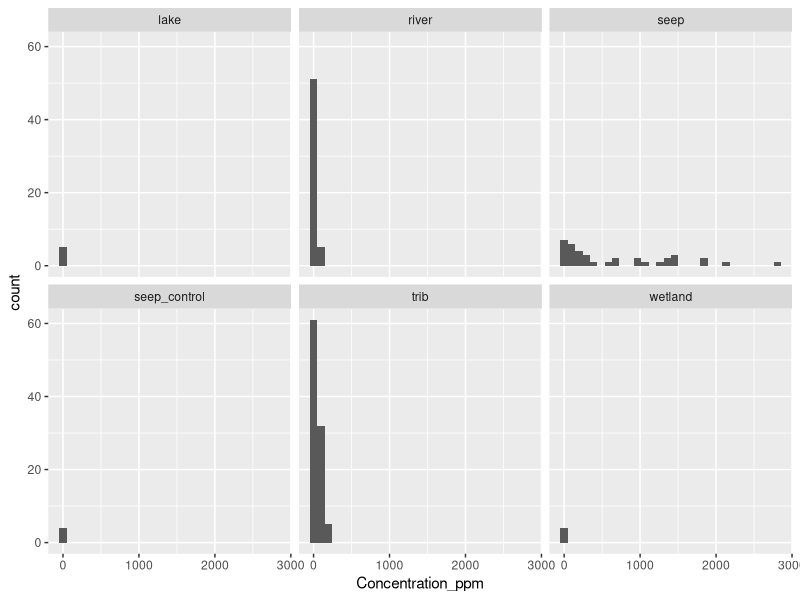
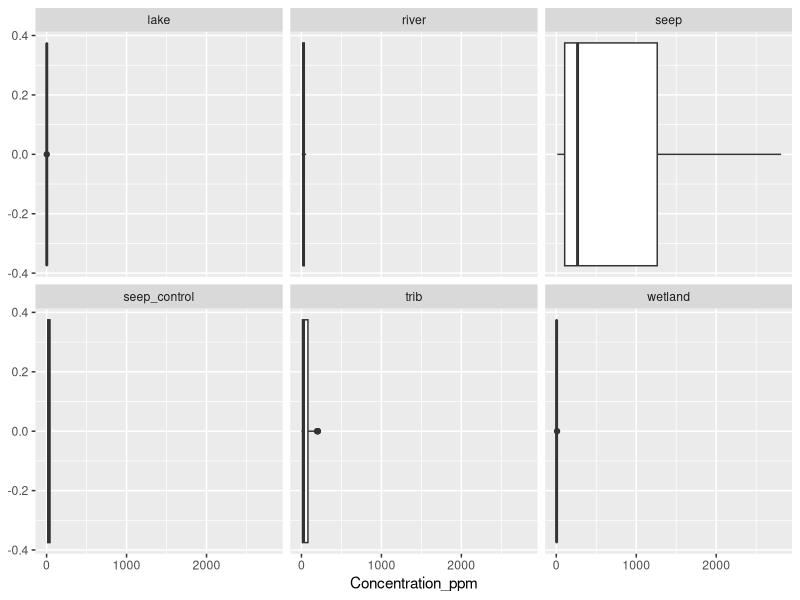
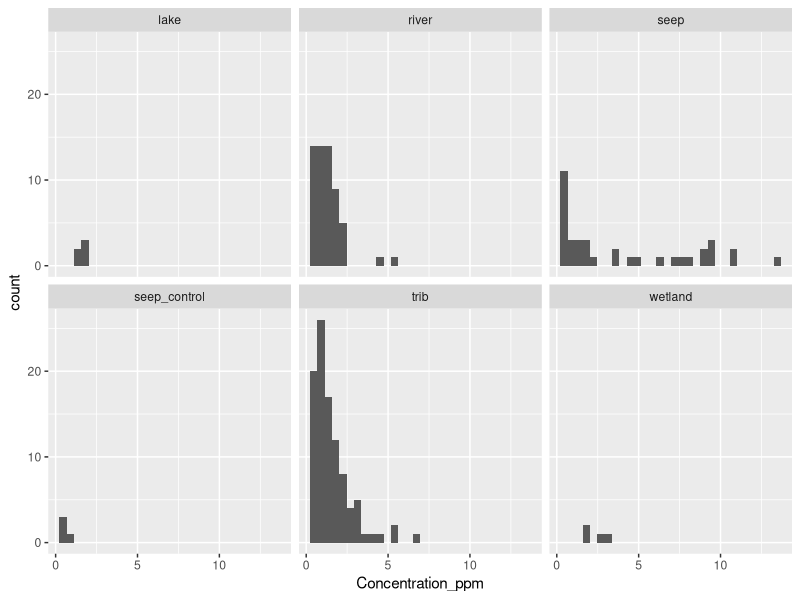
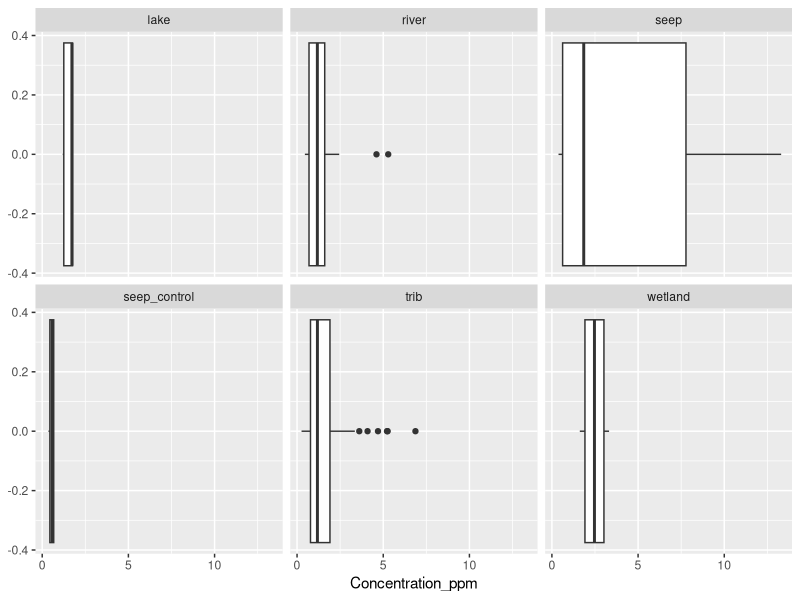
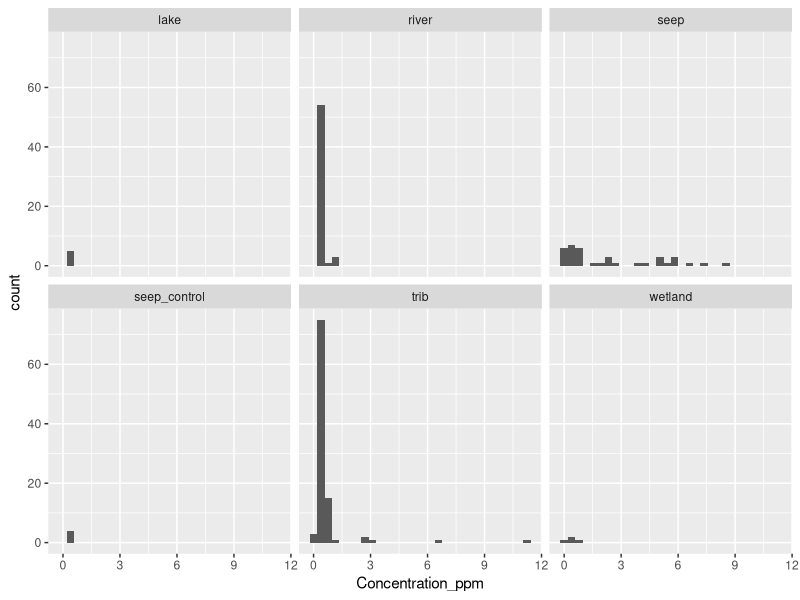
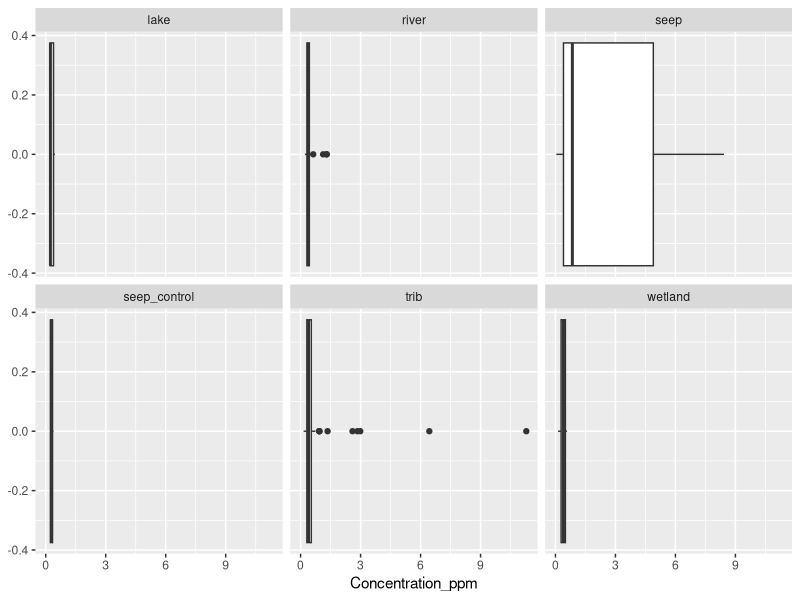
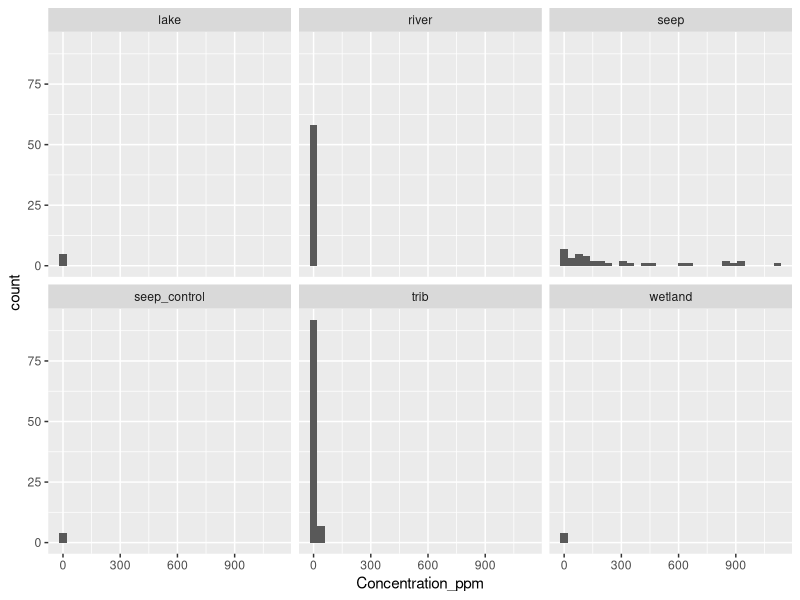
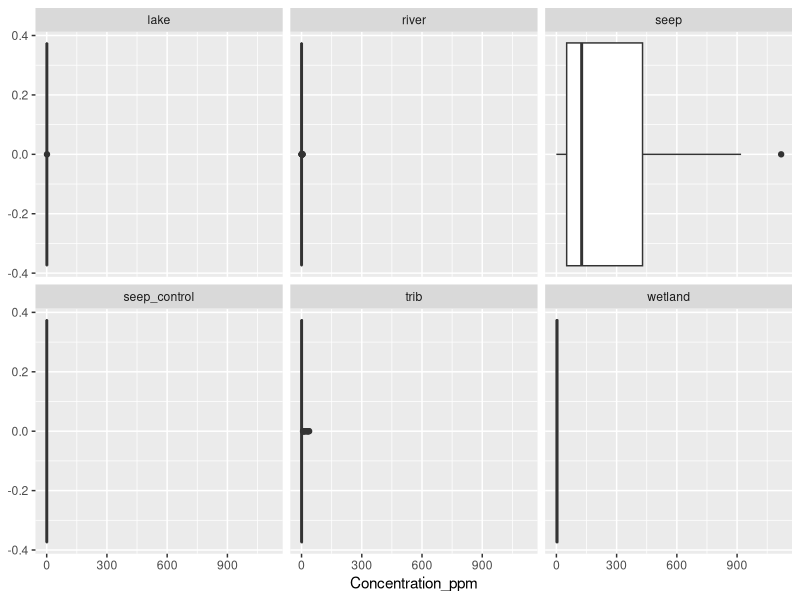

Here is the R script that generated these plots, in order:
## ---- chunk 1
#| warning: false #hides output from this chunk in rendered document so libraries don't show.
rm(list = ls())
library(tidyverse)
library(here)
library(ggfortify)
library(multcomp)
Stream = read.csv(here("Data", "Bazuro_Capstone_Final.csv"))
Stream2 = read.csv(here("Data", "Bazuro_Capstone_Final2.csv"))
## ---- chunk 2
Stream$Element <- as.factor(Stream$Element) #changes the Element variable into a factor
Stream$Type <- as.factor(Stream$Type) #changes the Type variable into a factor
## ---- chunk 3
Stream |> filter(Element == "Mg") |> ggplot(aes(Concentration_ppm))+ #filters for only mg
  geom_histogram()+
  facet_wrap(~Type) #creates individual plots for each body of water
## ---- chunk 4
Stream |> filter(Element == "Mg") |> ggplot(aes(Concentration_ppm))+
  geom_boxplot()+
  facet_wrap(~Type)
## ---- chunk 5
Stream |> filter(Element == "Na") |> ggplot(aes(Concentration_ppm))+ #filters for only Na
  geom_histogram()+
  facet_wrap(~Type)
## ---- chunk 6
Stream |> filter(Element == "Na") |> ggplot(aes(Concentration_ppm))+
  geom_boxplot()+
  facet_wrap(~Type)
## ---- chunk 7
Stream |> filter(Element == "K") |> ggplot(aes(Concentration_ppm))+ #filters for only K
  geom_histogram()+
  facet_wrap(~Type)
## ---- chunk 8
Stream |> filter(Element == "K") |> ggplot(aes(Concentration_ppm))+
  geom_boxplot()+
  facet_wrap(~Type)
## ---- chunk 9
Stream |> filter(Element == "Fe") |> ggplot(aes(Concentration_ppm))+ #Filters for only Fe
  geom_histogram()+
  facet_wrap(~Type)
## ---- chunk 10
Stream |> filter(Element == "Fe") |> ggplot(aes(Concentration_ppm))+
  geom_boxplot()+
  facet_wrap(~Type)
## ---- chunk 11
mod1 = glm(Concentration_ppm ~ Type * Element, data = Stream) ##concentration_ppm explained by Type + Element. I am using a glm to prepare for any issues in normality as I found several in the exploration. I am also using an interaction term to see if the effect of the habitat or element depends on the other element/habitat in question.
## ---- chunk 12
autoplot(mod1) ## create several plots, including normality and leverage, to examine the assumptions for the data.
## ---- chunk 13
anova(mod1)
## ---- chunk 14
summary(mod1)
## ---- chunk 15
phc1 <- glht(mod1, linfct = mcp(Type = "Tukey", Element = "Tukey")) #runs a TukeyHSD for both Type, and Element.
summary(phc1)
## ---- chunk 16
#| output: false
#| warning: false
sum_stream <- Stream |> group_by(Element, Type) |> summarise(
  mean_Concentration = mean(Concentration_ppm),
    se_Concentration = sd(Concentration_ppm)/sqrt(n())
)
## ---- chunk 17
ggplot(sum_stream, aes(x = Type, y = mean_Concentration, colour = Element, group = Element)) +
  geom_point() +
  geom_line() +
  geom_errorbar(aes(ymin = mean_Concentration - se_Concentration,
                    ymax = mean_Concentration + se_Concentration), width = 0.1) + #creates error bars
  labs(title = "Mean Concentration Explained by Type and Grouped by Element", x = "Body of Water", y = "Mean Concentration (ppm)") + #adds in title and labels axes
  theme_bw()
## ---- chunk 18
ggplot(data = Stream2, aes(y = DO_per)) +
  geom_boxplot(outlier.color = "red")
## ---- chunk 19
ggplot(data = Stream2, aes(y = DO_per)) +
  geom_histogram()
## ---- chunk 20
ggplot(Stream2, aes(x = DO_per, y = Concentration_ppm)) +
  geom_point() +
  theme_bw()
## ---- chunk 21
mod2 = glm(Concentration_ppm ~ DO_per, data = Stream)
## ---- chunk 22
autoplot(mod2)
## ---- chunk 23
anova(mod2)
## ---- chunk 24
summary(mod2)
## ---- chunk 25
ggplot(Stream2, aes(x = DO_per, y = Concentration_ppm)) +
  geom_point() +
  geom_smooth(method = "glm") +
  labs(title = "Dissolved Oxygen explained by Concentration of Fe", x = "Dissolved Oxygen (%)", y = "Concentration of Fe (ppm)") +
  theme_bw()
